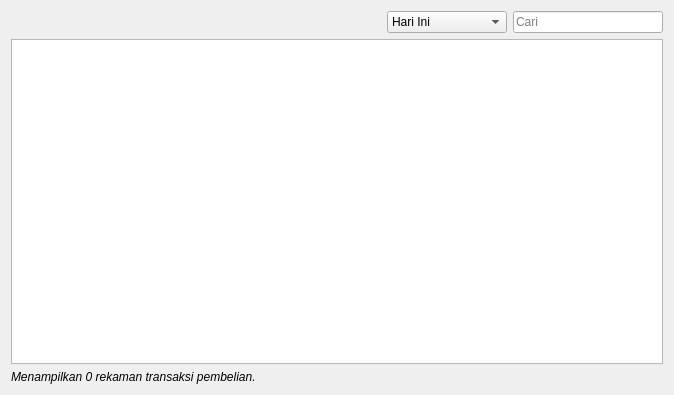
<?xml version="1.0" encoding="UTF-8"?>
<ui version="4.0">
 <class>PurchaseOrderManager</class>
 <widget class="QWidget" name="PurchaseOrderManager">
  <property name="geometry">
   <rect>
    <x>0</x>
    <y>0</y>
    <width>674</width>
    <height>395</height>
   </rect>
  </property>
  <property name="windowTitle">
   <string>Form</string>
  </property>
  <layout class="QVBoxLayout" name="verticalLayout">
   <item>
    <layout class="QHBoxLayout" name="toolBarLayout">
     <property name="spacing">
      <number>6</number>
     </property>
     <item>
      <spacer name="horizontalSpacer">
       <property name="orientation">
        <enum>Qt::Horizontal</enum>
       </property>
       <property name="sizeHint" stdset="0">
        <size>
         <width>40</width>
         <height>20</height>
        </size>
       </property>
      </spacer>
     </item>
     <item>
      <widget class="QComboBox" name="dateComboBox">
       <item>
        <property name="text">
         <string>Hari Ini</string>
        </property>
       </item>
       <item>
        <property name="text">
         <string>Kemarin</string>
        </property>
       </item>
       <item>
        <property name="text">
         <string>7 hari terakhir</string>
        </property>
       </item>
       <item>
        <property name="text">
         <string>30 hari terakhir</string>
        </property>
       </item>
       <item>
        <property name="text">
         <string>Bulan ini</string>
        </property>
       </item>
       <item>
        <property name="text">
         <string>Semua transaksi</string>
        </property>
       </item>
      </widget>
     </item>
     <item>
      <widget class="QLineEdit" name="searchEdit">
       <property name="maximumSize">
        <size>
         <width>150</width>
         <height>16777215</height>
        </size>
       </property>
       <property name="placeholderText">
        <string>Cari</string>
       </property>
       <property name="clearButtonEnabled">
        <bool>true</bool>
       </property>
      </widget>
     </item>
    </layout>
   </item>
   <item>
    <widget class="TableView" name="view">
     <property name="alternatingRowColors">
      <bool>true</bool>
     </property>
     <property name="selectionMode">
      <enum>QAbstractItemView::SingleSelection</enum>
     </property>
     <property name="selectionBehavior">
      <enum>QAbstractItemView::SelectRows</enum>
     </property>
     <property name="cornerButtonEnabled">
      <bool>false</bool>
     </property>
     <attribute name="horizontalHeaderMinimumSectionSize">
      <number>50</number>
     </attribute>
     <attribute name="horizontalHeaderHighlightSections">
      <bool>false</bool>
     </attribute>
     <attribute name="verticalHeaderMinimumSectionSize">
      <number>30</number>
     </attribute>
     <attribute name="verticalHeaderDefaultSectionSize">
      <number>30</number>
     </attribute>
     <attribute name="verticalHeaderHighlightSections">
      <bool>false</bool>
     </attribute>
    </widget>
   </item>
   <item>
    <widget class="QLabel" name="infoLabel">
     <property name="font">
      <font>
       <italic>true</italic>
      </font>
     </property>
     <property name="text">
      <string>Menampilkan 0 rekaman transaksi pembelian.</string>
     </property>
    </widget>
   </item>
  </layout>
 </widget>
 <customwidgets>
  <customwidget>
   <class>TableView</class>
   <extends>QTableView</extends>
   <header>libs/tableview.h</header>
  </customwidget>
 </customwidgets>
 <resources/>
 <connections/>
</ui>
